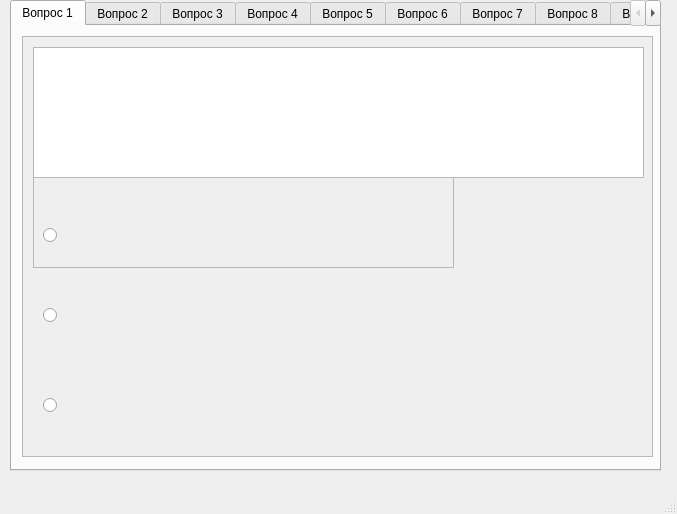
<?xml version="1.0" encoding="UTF-8"?>
<ui version="4.0">
 <class>MainWindow</class>
 <widget class="QMainWindow" name="MainWindow">
  <property name="geometry">
   <rect>
    <x>0</x>
    <y>0</y>
    <width>677</width>
    <height>514</height>
   </rect>
  </property>
  <property name="windowTitle">
   <string>MainWindow</string>
  </property>
  <widget class="QWidget" name="centralwidget">
   <widget class="QTabWidget" name="tabWidget">
    <property name="geometry">
     <rect>
      <x>10</x>
      <y>0</y>
      <width>651</width>
      <height>471</height>
     </rect>
    </property>
    <property name="currentIndex">
     <number>0</number>
    </property>
    <widget class="QWidget" name="tab">
     <attribute name="title">
      <string>Вопрос 1</string>
     </attribute>
     <widget class="QScrollArea" name="scrollArea">
      <property name="geometry">
       <rect>
        <x>10</x>
        <y>10</y>
        <width>631</width>
        <height>421</height>
       </rect>
      </property>
      <property name="widgetResizable">
       <bool>true</bool>
      </property>
      <widget class="QWidget" name="scrollAreaWidgetContents">
       <property name="geometry">
        <rect>
         <x>0</x>
         <y>0</y>
         <width>629</width>
         <height>419</height>
        </rect>
       </property>
       <widget class="QFrame" name="frame">
        <property name="geometry">
         <rect>
          <x>10</x>
          <y>100</y>
          <width>421</width>
          <height>131</height>
         </rect>
        </property>
        <property name="frameShape">
         <enum>QFrame::StyledPanel</enum>
        </property>
        <property name="frameShadow">
         <enum>QFrame::Raised</enum>
        </property>
        <widget class="QLabel" name="label">
         <property name="geometry">
          <rect>
           <x>10</x>
           <y>10</y>
           <width>401</width>
           <height>16</height>
          </rect>
         </property>
         <property name="text">
          <string/>
         </property>
        </widget>
        <widget class="QRadioButton" name="radioButton">
         <property name="geometry">
          <rect>
           <x>10</x>
           <y>90</y>
           <width>401</width>
           <height>17</height>
          </rect>
         </property>
         <property name="text">
          <string/>
         </property>
         <attribute name="buttonGroup">
          <string notr="true">buttonGroup</string>
         </attribute>
        </widget>
       </widget>
       <widget class="QTextEdit" name="textEdit">
        <property name="geometry">
         <rect>
          <x>10</x>
          <y>10</y>
          <width>611</width>
          <height>131</height>
         </rect>
        </property>
        <property name="html">
         <string>&lt;!DOCTYPE HTML PUBLIC &quot;-//W3C//DTD HTML 4.0//EN&quot; &quot;http://www.w3.org/TR/REC-html40/strict.dtd&quot;&gt;
&lt;html&gt;&lt;head&gt;&lt;meta name=&quot;qrichtext&quot; content=&quot;1&quot; /&gt;&lt;style type=&quot;text/css&quot;&gt;
p, li { white-space: pre-wrap; }
&lt;/style&gt;&lt;/head&gt;&lt;body style=&quot; font-family:'MS Shell Dlg 2'; font-size:7.8pt; font-weight:400; font-style:normal;&quot;&gt;
&lt;p style=&quot;-qt-paragraph-type:empty; margin-top:0px; margin-bottom:0px; margin-left:0px; margin-right:0px; -qt-block-indent:0; text-indent:0px; font-size:8.25pt;&quot;&gt;&lt;br /&gt;&lt;/p&gt;&lt;/body&gt;&lt;/html&gt;</string>
        </property>
       </widget>
       <widget class="QRadioButton" name="radioButton_3">
        <property name="geometry">
         <rect>
          <x>20</x>
          <y>360</y>
          <width>401</width>
          <height>17</height>
         </rect>
        </property>
        <property name="text">
         <string/>
        </property>
        <attribute name="buttonGroup">
         <string notr="true">buttonGroup</string>
        </attribute>
       </widget>
       <widget class="QRadioButton" name="radioButton_2">
        <property name="geometry">
         <rect>
          <x>20</x>
          <y>270</y>
          <width>401</width>
          <height>17</height>
         </rect>
        </property>
        <property name="text">
         <string/>
        </property>
        <attribute name="buttonGroup">
         <string notr="true">buttonGroup</string>
        </attribute>
       </widget>
      </widget>
     </widget>
    </widget>
    <widget class="QWidget" name="tab_2">
     <attribute name="title">
      <string>Вопрос 2</string>
     </attribute>
     <widget class="QScrollArea" name="scrollArea_2">
      <property name="geometry">
       <rect>
        <x>10</x>
        <y>10</y>
        <width>631</width>
        <height>421</height>
       </rect>
      </property>
      <property name="widgetResizable">
       <bool>true</bool>
      </property>
      <widget class="QWidget" name="scrollAreaWidgetContents_2">
       <property name="geometry">
        <rect>
         <x>0</x>
         <y>0</y>
         <width>629</width>
         <height>419</height>
        </rect>
       </property>
       <widget class="QFrame" name="frame_2">
        <property name="geometry">
         <rect>
          <x>10</x>
          <y>100</y>
          <width>421</width>
          <height>131</height>
         </rect>
        </property>
        <property name="frameShape">
         <enum>QFrame::StyledPanel</enum>
        </property>
        <property name="frameShadow">
         <enum>QFrame::Raised</enum>
        </property>
        <widget class="QLabel" name="label_2">
         <property name="geometry">
          <rect>
           <x>10</x>
           <y>10</y>
           <width>401</width>
           <height>16</height>
          </rect>
         </property>
         <property name="text">
          <string/>
         </property>
        </widget>
        <widget class="QRadioButton" name="radioButton_4">
         <property name="geometry">
          <rect>
           <x>10</x>
           <y>110</y>
           <width>401</width>
           <height>17</height>
          </rect>
         </property>
         <property name="text">
          <string/>
         </property>
         <attribute name="buttonGroup">
          <string notr="true">buttonGroup_2</string>
         </attribute>
        </widget>
       </widget>
       <widget class="QTextEdit" name="textEdit_2">
        <property name="geometry">
         <rect>
          <x>10</x>
          <y>10</y>
          <width>601</width>
          <height>131</height>
         </rect>
        </property>
        <property name="html">
         <string>&lt;!DOCTYPE HTML PUBLIC &quot;-//W3C//DTD HTML 4.0//EN&quot; &quot;http://www.w3.org/TR/REC-html40/strict.dtd&quot;&gt;
&lt;html&gt;&lt;head&gt;&lt;meta name=&quot;qrichtext&quot; content=&quot;1&quot; /&gt;&lt;style type=&quot;text/css&quot;&gt;
p, li { white-space: pre-wrap; }
&lt;/style&gt;&lt;/head&gt;&lt;body style=&quot; font-family:'MS Shell Dlg 2'; font-size:7.8pt; font-weight:400; font-style:normal;&quot;&gt;
&lt;p style=&quot;-qt-paragraph-type:empty; margin-top:0px; margin-bottom:0px; margin-left:0px; margin-right:0px; -qt-block-indent:0; text-indent:0px; font-size:8.25pt;&quot;&gt;&lt;br /&gt;&lt;/p&gt;&lt;/body&gt;&lt;/html&gt;</string>
        </property>
       </widget>
       <widget class="QRadioButton" name="radioButton_6">
        <property name="geometry">
         <rect>
          <x>20</x>
          <y>350</y>
          <width>401</width>
          <height>17</height>
         </rect>
        </property>
        <property name="text">
         <string/>
        </property>
        <attribute name="buttonGroup">
         <string notr="true">buttonGroup_2</string>
        </attribute>
       </widget>
       <widget class="QRadioButton" name="radioButton_5">
        <property name="geometry">
         <rect>
          <x>20</x>
          <y>280</y>
          <width>401</width>
          <height>17</height>
         </rect>
        </property>
        <property name="text">
         <string/>
        </property>
        <attribute name="buttonGroup">
         <string notr="true">buttonGroup_2</string>
        </attribute>
       </widget>
      </widget>
     </widget>
    </widget>
    <widget class="QWidget" name="tab_3">
     <attribute name="title">
      <string>Вопрос 3</string>
     </attribute>
     <widget class="QScrollArea" name="scrollArea_3">
      <property name="geometry">
       <rect>
        <x>10</x>
        <y>10</y>
        <width>631</width>
        <height>421</height>
       </rect>
      </property>
      <property name="widgetResizable">
       <bool>true</bool>
      </property>
      <widget class="QWidget" name="scrollAreaWidgetContents_3">
       <property name="geometry">
        <rect>
         <x>0</x>
         <y>0</y>
         <width>629</width>
         <height>419</height>
        </rect>
       </property>
       <widget class="QFrame" name="frame_3">
        <property name="geometry">
         <rect>
          <x>20</x>
          <y>200</y>
          <width>421</width>
          <height>131</height>
         </rect>
        </property>
        <property name="frameShape">
         <enum>QFrame::StyledPanel</enum>
        </property>
        <property name="frameShadow">
         <enum>QFrame::Raised</enum>
        </property>
        <widget class="QLabel" name="label_3">
         <property name="geometry">
          <rect>
           <x>10</x>
           <y>10</y>
           <width>401</width>
           <height>16</height>
          </rect>
         </property>
         <property name="text">
          <string/>
         </property>
        </widget>
        <widget class="QRadioButton" name="radioButton_8">
         <property name="geometry">
          <rect>
           <x>0</x>
           <y>70</y>
           <width>401</width>
           <height>17</height>
          </rect>
         </property>
         <property name="text">
          <string/>
         </property>
         <attribute name="buttonGroup">
          <string notr="true">buttonGroup_3</string>
         </attribute>
        </widget>
       </widget>
       <widget class="QTextEdit" name="textEdit_3">
        <property name="geometry">
         <rect>
          <x>10</x>
          <y>10</y>
          <width>601</width>
          <height>131</height>
         </rect>
        </property>
        <property name="html">
         <string>&lt;!DOCTYPE HTML PUBLIC &quot;-//W3C//DTD HTML 4.0//EN&quot; &quot;http://www.w3.org/TR/REC-html40/strict.dtd&quot;&gt;
&lt;html&gt;&lt;head&gt;&lt;meta name=&quot;qrichtext&quot; content=&quot;1&quot; /&gt;&lt;style type=&quot;text/css&quot;&gt;
p, li { white-space: pre-wrap; }
&lt;/style&gt;&lt;/head&gt;&lt;body style=&quot; font-family:'MS Shell Dlg 2'; font-size:7.8pt; font-weight:400; font-style:normal;&quot;&gt;
&lt;p style=&quot;-qt-paragraph-type:empty; margin-top:0px; margin-bottom:0px; margin-left:0px; margin-right:0px; -qt-block-indent:0; text-indent:0px; font-size:8.25pt;&quot;&gt;&lt;br /&gt;&lt;/p&gt;&lt;/body&gt;&lt;/html&gt;</string>
        </property>
       </widget>
       <widget class="QRadioButton" name="radioButton_7">
        <property name="geometry">
         <rect>
          <x>20</x>
          <y>180</y>
          <width>401</width>
          <height>17</height>
         </rect>
        </property>
        <property name="text">
         <string/>
        </property>
        <attribute name="buttonGroup">
         <string notr="true">buttonGroup_3</string>
        </attribute>
       </widget>
       <widget class="QRadioButton" name="radioButton_9">
        <property name="geometry">
         <rect>
          <x>20</x>
          <y>350</y>
          <width>401</width>
          <height>17</height>
         </rect>
        </property>
        <property name="text">
         <string/>
        </property>
        <attribute name="buttonGroup">
         <string notr="true">buttonGroup_3</string>
        </attribute>
       </widget>
      </widget>
     </widget>
    </widget>
    <widget class="QWidget" name="tab_7">
     <attribute name="title">
      <string>Вопрос 4</string>
     </attribute>
     <widget class="QScrollArea" name="scrollArea_7">
      <property name="geometry">
       <rect>
        <x>10</x>
        <y>10</y>
        <width>631</width>
        <height>411</height>
       </rect>
      </property>
      <property name="widgetResizable">
       <bool>true</bool>
      </property>
      <widget class="QWidget" name="scrollAreaWidgetContents_7">
       <property name="geometry">
        <rect>
         <x>0</x>
         <y>0</y>
         <width>629</width>
         <height>409</height>
        </rect>
       </property>
       <widget class="QFrame" name="frame_7">
        <property name="geometry">
         <rect>
          <x>10</x>
          <y>100</y>
          <width>611</width>
          <height>321</height>
         </rect>
        </property>
        <property name="frameShape">
         <enum>QFrame::StyledPanel</enum>
        </property>
        <property name="frameShadow">
         <enum>QFrame::Raised</enum>
        </property>
        <widget class="QLabel" name="label_7">
         <property name="geometry">
          <rect>
           <x>10</x>
           <y>10</y>
           <width>421</width>
           <height>16</height>
          </rect>
         </property>
         <property name="text">
          <string/>
         </property>
        </widget>
        <widget class="QRadioButton" name="radioButton_19">
         <property name="geometry">
          <rect>
           <x>10</x>
           <y>100</y>
           <width>401</width>
           <height>17</height>
          </rect>
         </property>
         <property name="text">
          <string/>
         </property>
         <attribute name="buttonGroup">
          <string notr="true">buttonGroup_4</string>
         </attribute>
        </widget>
        <widget class="QRadioButton" name="radioButton_20">
         <property name="geometry">
          <rect>
           <x>10</x>
           <y>170</y>
           <width>401</width>
           <height>17</height>
          </rect>
         </property>
         <property name="text">
          <string/>
         </property>
         <attribute name="buttonGroup">
          <string notr="true">buttonGroup_4</string>
         </attribute>
        </widget>
        <widget class="QRadioButton" name="radioButton_21">
         <property name="geometry">
          <rect>
           <x>10</x>
           <y>240</y>
           <width>401</width>
           <height>17</height>
          </rect>
         </property>
         <property name="text">
          <string/>
         </property>
         <attribute name="buttonGroup">
          <string notr="true">buttonGroup_4</string>
         </attribute>
        </widget>
       </widget>
       <widget class="QTextEdit" name="textEdit_7">
        <property name="geometry">
         <rect>
          <x>10</x>
          <y>10</y>
          <width>611</width>
          <height>131</height>
         </rect>
        </property>
       </widget>
      </widget>
     </widget>
    </widget>
    <widget class="QWidget" name="tab_8">
     <attribute name="title">
      <string>Вопрос 5</string>
     </attribute>
     <widget class="QScrollArea" name="scrollArea_8">
      <property name="geometry">
       <rect>
        <x>10</x>
        <y>10</y>
        <width>631</width>
        <height>421</height>
       </rect>
      </property>
      <property name="widgetResizable">
       <bool>true</bool>
      </property>
      <widget class="QWidget" name="scrollAreaWidgetContents_8">
       <property name="geometry">
        <rect>
         <x>0</x>
         <y>0</y>
         <width>629</width>
         <height>419</height>
        </rect>
       </property>
       <widget class="QFrame" name="frame_8">
        <property name="geometry">
         <rect>
          <x>10</x>
          <y>140</y>
          <width>421</width>
          <height>131</height>
         </rect>
        </property>
        <property name="frameShape">
         <enum>QFrame::StyledPanel</enum>
        </property>
        <property name="frameShadow">
         <enum>QFrame::Raised</enum>
        </property>
        <widget class="QLabel" name="label_8">
         <property name="geometry">
          <rect>
           <x>10</x>
           <y>10</y>
           <width>401</width>
           <height>16</height>
          </rect>
         </property>
         <property name="text">
          <string/>
         </property>
        </widget>
        <widget class="QRadioButton" name="radioButton_22">
         <property name="geometry">
          <rect>
           <x>10</x>
           <y>50</y>
           <width>401</width>
           <height>17</height>
          </rect>
         </property>
         <property name="text">
          <string/>
         </property>
         <attribute name="buttonGroup">
          <string notr="true">buttonGroup_5</string>
         </attribute>
        </widget>
       </widget>
       <widget class="QTextEdit" name="textEdit_8">
        <property name="geometry">
         <rect>
          <x>10</x>
          <y>10</y>
          <width>611</width>
          <height>131</height>
         </rect>
        </property>
       </widget>
       <widget class="QRadioButton" name="radioButton_24">
        <property name="geometry">
         <rect>
          <x>20</x>
          <y>330</y>
          <width>401</width>
          <height>17</height>
         </rect>
        </property>
        <property name="text">
         <string/>
        </property>
        <attribute name="buttonGroup">
         <string notr="true">buttonGroup_5</string>
        </attribute>
       </widget>
       <widget class="QRadioButton" name="radioButton_23">
        <property name="geometry">
         <rect>
          <x>20</x>
          <y>260</y>
          <width>401</width>
          <height>17</height>
         </rect>
        </property>
        <property name="text">
         <string/>
        </property>
        <attribute name="buttonGroup">
         <string notr="true">buttonGroup_5</string>
        </attribute>
       </widget>
      </widget>
     </widget>
    </widget>
    <widget class="QWidget" name="tab_9">
     <attribute name="title">
      <string>Вопрос 6</string>
     </attribute>
     <widget class="QScrollArea" name="scrollArea_24">
      <property name="geometry">
       <rect>
        <x>10</x>
        <y>10</y>
        <width>631</width>
        <height>421</height>
       </rect>
      </property>
      <property name="widgetResizable">
       <bool>true</bool>
      </property>
      <widget class="QWidget" name="scrollAreaWidgetContents_24">
       <property name="geometry">
        <rect>
         <x>0</x>
         <y>0</y>
         <width>629</width>
         <height>419</height>
        </rect>
       </property>
       <widget class="QFrame" name="frame_24">
        <property name="geometry">
         <rect>
          <x>10</x>
          <y>100</y>
          <width>421</width>
          <height>131</height>
         </rect>
        </property>
        <property name="frameShape">
         <enum>QFrame::StyledPanel</enum>
        </property>
        <property name="frameShadow">
         <enum>QFrame::Raised</enum>
        </property>
        <widget class="QLabel" name="label_24">
         <property name="geometry">
          <rect>
           <x>10</x>
           <y>10</y>
           <width>401</width>
           <height>16</height>
          </rect>
         </property>
         <property name="text">
          <string/>
         </property>
        </widget>
        <widget class="QRadioButton" name="radioButton_70">
         <property name="geometry">
          <rect>
           <x>10</x>
           <y>100</y>
           <width>401</width>
           <height>17</height>
          </rect>
         </property>
         <property name="text">
          <string/>
         </property>
         <attribute name="buttonGroup">
          <string notr="true">buttonGroup_6</string>
         </attribute>
        </widget>
       </widget>
       <widget class="QTextEdit" name="textEdit_24">
        <property name="geometry">
         <rect>
          <x>10</x>
          <y>10</y>
          <width>591</width>
          <height>131</height>
         </rect>
        </property>
       </widget>
       <widget class="QRadioButton" name="radioButton_72">
        <property name="geometry">
         <rect>
          <x>20</x>
          <y>350</y>
          <width>401</width>
          <height>17</height>
         </rect>
        </property>
        <property name="text">
         <string/>
        </property>
        <attribute name="buttonGroup">
         <string notr="true">buttonGroup_6</string>
        </attribute>
       </widget>
       <widget class="QRadioButton" name="radioButton_71">
        <property name="geometry">
         <rect>
          <x>20</x>
          <y>270</y>
          <width>401</width>
          <height>17</height>
         </rect>
        </property>
        <property name="text">
         <string/>
        </property>
        <attribute name="buttonGroup">
         <string notr="true">buttonGroup_6</string>
        </attribute>
       </widget>
      </widget>
     </widget>
    </widget>
    <widget class="QWidget" name="tab_10">
     <attribute name="title">
      <string>Вопрос 7</string>
     </attribute>
     <widget class="QScrollArea" name="scrollArea_25">
      <property name="geometry">
       <rect>
        <x>10</x>
        <y>10</y>
        <width>631</width>
        <height>421</height>
       </rect>
      </property>
      <property name="widgetResizable">
       <bool>true</bool>
      </property>
      <widget class="QWidget" name="scrollAreaWidgetContents_25">
       <property name="geometry">
        <rect>
         <x>0</x>
         <y>0</y>
         <width>629</width>
         <height>419</height>
        </rect>
       </property>
       <widget class="QFrame" name="frame_25">
        <property name="geometry">
         <rect>
          <x>10</x>
          <y>100</y>
          <width>421</width>
          <height>131</height>
         </rect>
        </property>
        <property name="frameShape">
         <enum>QFrame::StyledPanel</enum>
        </property>
        <property name="frameShadow">
         <enum>QFrame::Raised</enum>
        </property>
        <widget class="QLabel" name="label_25">
         <property name="geometry">
          <rect>
           <x>10</x>
           <y>10</y>
           <width>401</width>
           <height>16</height>
          </rect>
         </property>
         <property name="text">
          <string/>
         </property>
        </widget>
        <widget class="QRadioButton" name="radioButton_73">
         <property name="geometry">
          <rect>
           <x>10</x>
           <y>90</y>
           <width>401</width>
           <height>17</height>
          </rect>
         </property>
         <property name="text">
          <string/>
         </property>
         <attribute name="buttonGroup">
          <string notr="true">buttonGroup_7</string>
         </attribute>
        </widget>
       </widget>
       <widget class="QTextEdit" name="textEdit_25">
        <property name="geometry">
         <rect>
          <x>10</x>
          <y>10</y>
          <width>601</width>
          <height>131</height>
         </rect>
        </property>
       </widget>
       <widget class="QRadioButton" name="radioButton_75">
        <property name="geometry">
         <rect>
          <x>20</x>
          <y>350</y>
          <width>401</width>
          <height>17</height>
         </rect>
        </property>
        <property name="text">
         <string/>
        </property>
        <attribute name="buttonGroup">
         <string notr="true">buttonGroup_7</string>
        </attribute>
       </widget>
       <widget class="QRadioButton" name="radioButton_74">
        <property name="geometry">
         <rect>
          <x>20</x>
          <y>270</y>
          <width>401</width>
          <height>17</height>
         </rect>
        </property>
        <property name="text">
         <string/>
        </property>
        <attribute name="buttonGroup">
         <string notr="true">buttonGroup_7</string>
        </attribute>
       </widget>
      </widget>
     </widget>
    </widget>
    <widget class="QWidget" name="tab_11">
     <attribute name="title">
      <string>Вопрос 8</string>
     </attribute>
     <widget class="QScrollArea" name="scrollArea_26">
      <property name="geometry">
       <rect>
        <x>10</x>
        <y>10</y>
        <width>631</width>
        <height>421</height>
       </rect>
      </property>
      <property name="widgetResizable">
       <bool>true</bool>
      </property>
      <widget class="QWidget" name="scrollAreaWidgetContents_26">
       <property name="geometry">
        <rect>
         <x>0</x>
         <y>0</y>
         <width>629</width>
         <height>419</height>
        </rect>
       </property>
       <widget class="QFrame" name="frame_26">
        <property name="geometry">
         <rect>
          <x>10</x>
          <y>100</y>
          <width>421</width>
          <height>131</height>
         </rect>
        </property>
        <property name="frameShape">
         <enum>QFrame::StyledPanel</enum>
        </property>
        <property name="frameShadow">
         <enum>QFrame::Raised</enum>
        </property>
        <widget class="QLabel" name="label_26">
         <property name="geometry">
          <rect>
           <x>10</x>
           <y>10</y>
           <width>401</width>
           <height>16</height>
          </rect>
         </property>
         <property name="text">
          <string/>
         </property>
        </widget>
        <widget class="QRadioButton" name="radioButton_76">
         <property name="geometry">
          <rect>
           <x>10</x>
           <y>100</y>
           <width>401</width>
           <height>17</height>
          </rect>
         </property>
         <property name="text">
          <string/>
         </property>
         <attribute name="buttonGroup">
          <string notr="true">buttonGroup_8</string>
         </attribute>
        </widget>
       </widget>
       <widget class="QTextEdit" name="textEdit_26">
        <property name="geometry">
         <rect>
          <x>10</x>
          <y>10</y>
          <width>611</width>
          <height>131</height>
         </rect>
        </property>
       </widget>
       <widget class="QRadioButton" name="radioButton_78">
        <property name="geometry">
         <rect>
          <x>20</x>
          <y>340</y>
          <width>401</width>
          <height>17</height>
         </rect>
        </property>
        <property name="text">
         <string/>
        </property>
        <attribute name="buttonGroup">
         <string notr="true">buttonGroup_8</string>
        </attribute>
       </widget>
       <widget class="QRadioButton" name="radioButton_77">
        <property name="geometry">
         <rect>
          <x>20</x>
          <y>270</y>
          <width>401</width>
          <height>17</height>
         </rect>
        </property>
        <property name="text">
         <string/>
        </property>
        <attribute name="buttonGroup">
         <string notr="true">buttonGroup_8</string>
        </attribute>
       </widget>
      </widget>
     </widget>
    </widget>
    <widget class="QWidget" name="tab_12">
     <attribute name="title">
      <string>Вопрос 9</string>
     </attribute>
     <widget class="QScrollArea" name="scrollArea_27">
      <property name="geometry">
       <rect>
        <x>10</x>
        <y>10</y>
        <width>631</width>
        <height>421</height>
       </rect>
      </property>
      <property name="widgetResizable">
       <bool>true</bool>
      </property>
      <widget class="QWidget" name="scrollAreaWidgetContents_27">
       <property name="geometry">
        <rect>
         <x>0</x>
         <y>0</y>
         <width>629</width>
         <height>419</height>
        </rect>
       </property>
       <widget class="QFrame" name="frame_27">
        <property name="geometry">
         <rect>
          <x>10</x>
          <y>100</y>
          <width>421</width>
          <height>131</height>
         </rect>
        </property>
        <property name="frameShape">
         <enum>QFrame::StyledPanel</enum>
        </property>
        <property name="frameShadow">
         <enum>QFrame::Raised</enum>
        </property>
        <widget class="QLabel" name="label_27">
         <property name="geometry">
          <rect>
           <x>10</x>
           <y>10</y>
           <width>401</width>
           <height>16</height>
          </rect>
         </property>
         <property name="text">
          <string/>
         </property>
        </widget>
        <widget class="QRadioButton" name="radioButton_79">
         <property name="geometry">
          <rect>
           <x>10</x>
           <y>90</y>
           <width>401</width>
           <height>17</height>
          </rect>
         </property>
         <property name="text">
          <string/>
         </property>
         <attribute name="buttonGroup">
          <string notr="true">buttonGroup_9</string>
         </attribute>
        </widget>
       </widget>
       <widget class="QTextEdit" name="textEdit_27">
        <property name="geometry">
         <rect>
          <x>10</x>
          <y>10</y>
          <width>601</width>
          <height>111</height>
         </rect>
        </property>
       </widget>
       <widget class="QRadioButton" name="radioButton_81">
        <property name="geometry">
         <rect>
          <x>20</x>
          <y>350</y>
          <width>401</width>
          <height>17</height>
         </rect>
        </property>
        <property name="text">
         <string/>
        </property>
        <attribute name="buttonGroup">
         <string notr="true">buttonGroup_9</string>
        </attribute>
       </widget>
       <widget class="QRadioButton" name="radioButton_80">
        <property name="geometry">
         <rect>
          <x>20</x>
          <y>270</y>
          <width>401</width>
          <height>17</height>
         </rect>
        </property>
        <property name="text">
         <string/>
        </property>
        <attribute name="buttonGroup">
         <string notr="true">buttonGroup_9</string>
        </attribute>
       </widget>
      </widget>
     </widget>
    </widget>
    <widget class="QWidget" name="tab_13">
     <attribute name="title">
      <string>Вопрос 10</string>
     </attribute>
     <widget class="QScrollArea" name="scrollArea_28">
      <property name="geometry">
       <rect>
        <x>10</x>
        <y>10</y>
        <width>621</width>
        <height>421</height>
       </rect>
      </property>
      <property name="widgetResizable">
       <bool>true</bool>
      </property>
      <widget class="QWidget" name="scrollAreaWidgetContents_28">
       <property name="geometry">
        <rect>
         <x>0</x>
         <y>0</y>
         <width>619</width>
         <height>419</height>
        </rect>
       </property>
       <widget class="QFrame" name="frame_28">
        <property name="geometry">
         <rect>
          <x>10</x>
          <y>100</y>
          <width>621</width>
          <height>321</height>
         </rect>
        </property>
        <property name="frameShape">
         <enum>QFrame::StyledPanel</enum>
        </property>
        <property name="frameShadow">
         <enum>QFrame::Raised</enum>
        </property>
        <widget class="QLabel" name="label_28">
         <property name="geometry">
          <rect>
           <x>10</x>
           <y>10</y>
           <width>401</width>
           <height>16</height>
          </rect>
         </property>
         <property name="text">
          <string/>
         </property>
        </widget>
        <widget class="QRadioButton" name="radioButton_82">
         <property name="geometry">
          <rect>
           <x>20</x>
           <y>90</y>
           <width>401</width>
           <height>17</height>
          </rect>
         </property>
         <property name="text">
          <string/>
         </property>
         <attribute name="buttonGroup">
          <string notr="true">buttonGroup_10</string>
         </attribute>
        </widget>
        <widget class="QRadioButton" name="radioButton_83">
         <property name="geometry">
          <rect>
           <x>20</x>
           <y>170</y>
           <width>401</width>
           <height>17</height>
          </rect>
         </property>
         <property name="text">
          <string/>
         </property>
         <attribute name="buttonGroup">
          <string notr="true">buttonGroup_10</string>
         </attribute>
        </widget>
        <widget class="QRadioButton" name="radioButton_84">
         <property name="geometry">
          <rect>
           <x>20</x>
           <y>250</y>
           <width>401</width>
           <height>17</height>
          </rect>
         </property>
         <property name="text">
          <string/>
         </property>
         <attribute name="buttonGroup">
          <string notr="true">buttonGroup_10</string>
         </attribute>
        </widget>
       </widget>
       <widget class="QTextEdit" name="textEdit_28">
        <property name="geometry">
         <rect>
          <x>10</x>
          <y>10</y>
          <width>591</width>
          <height>131</height>
         </rect>
        </property>
       </widget>
      </widget>
     </widget>
    </widget>
   </widget>
  </widget>
  <widget class="QMenuBar" name="menubar">
   <property name="geometry">
    <rect>
     <x>0</x>
     <y>0</y>
     <width>677</width>
     <height>26</height>
    </rect>
   </property>
  </widget>
  <widget class="QStatusBar" name="statusbar"/>
 </widget>
 <resources/>
 <connections/>
 <buttongroups>
  <buttongroup name="buttonGroup"/>
  <buttongroup name="buttonGroup_5"/>
  <buttongroup name="buttonGroup_4"/>
  <buttongroup name="buttonGroup_3"/>
  <buttongroup name="buttonGroup_7"/>
  <buttongroup name="buttonGroup_6"/>
  <buttongroup name="buttonGroup_9"/>
  <buttongroup name="buttonGroup_8"/>
  <buttongroup name="buttonGroup_10"/>
  <buttongroup name="buttonGroup_2"/>
 </buttongroups>
</ui>
